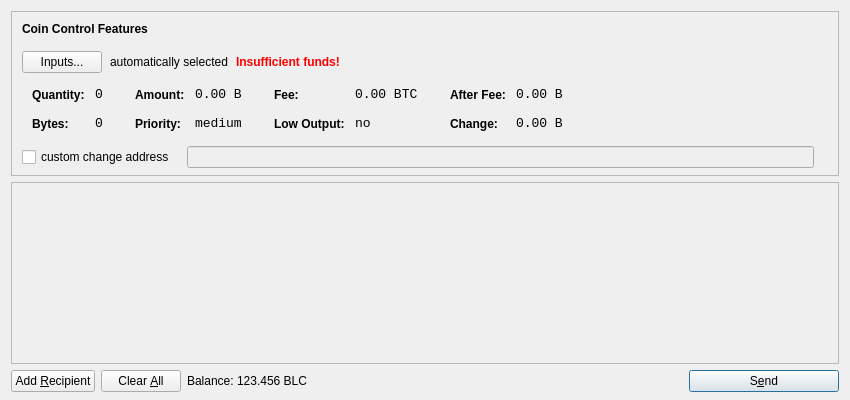
<?xml version="1.0" encoding="UTF-8"?>
<ui version="4.0">
 <class>SendCoinsDialog</class>
 <widget class="QDialog" name="SendCoinsDialog">
  <property name="geometry">
   <rect>
    <x>0</x>
    <y>0</y>
    <width>850</width>
    <height>400</height>
   </rect>
  </property>
  <property name="windowTitle">
   <string>Send Coins</string>
  </property>
  <layout class="QVBoxLayout" name="verticalLayout" stretch="0,1,0">
   <property name="bottomMargin">
    <number>8</number>
   </property>
   <item>
    <widget class="QFrame" name="frameCoinControl">
     <property name="sizePolicy">
      <sizepolicy hsizetype="Expanding" vsizetype="Expanding">
       <horstretch>0</horstretch>
       <verstretch>0</verstretch>
      </sizepolicy>
     </property>
     <property name="maximumSize">
      <size>
       <width>16777215</width>
       <height>16777215</height>
      </size>
     </property>
     <property name="frameShape">
      <enum>QFrame::StyledPanel</enum>
     </property>
     <property name="frameShadow">
      <enum>QFrame::Sunken</enum>
     </property>
     <layout class="QVBoxLayout" name="verticalLayoutCoinControl2">
      <property name="spacing">
       <number>-1</number>
      </property>
      <property name="leftMargin">
       <number>0</number>
      </property>
      <property name="topMargin">
       <number>0</number>
      </property>
      <property name="rightMargin">
       <number>0</number>
      </property>
      <property name="bottomMargin">
       <number>6</number>
      </property>
      <item>
       <layout class="QVBoxLayout" name="verticalLayoutCoinControl" stretch="0,0,0,0,1">
        <property name="spacing">
         <number>0</number>
        </property>
        <property name="leftMargin">
         <number>10</number>
        </property>
        <property name="topMargin">
         <number>10</number>
        </property>
        <item>
         <layout class="QHBoxLayout" name="horizontalLayoutCoinControl1">
          <property name="bottomMargin">
           <number>15</number>
          </property>
          <item>
           <widget class="QLabel" name="labelCoinControlFeatures">
            <property name="sizePolicy">
             <sizepolicy hsizetype="Preferred" vsizetype="Maximum">
              <horstretch>0</horstretch>
              <verstretch>0</verstretch>
             </sizepolicy>
            </property>
            <property name="font">
             <font>
              <weight>75</weight>
              <bold>true</bold>
             </font>
            </property>
            <property name="styleSheet">
             <string notr="true">font-weight:bold;</string>
            </property>
            <property name="text">
             <string>Coin Control Features</string>
            </property>
           </widget>
          </item>
         </layout>
        </item>
        <item>
         <layout class="QHBoxLayout" name="horizontalLayoutCoinControl2" stretch="0,0,0,0">
          <property name="spacing">
           <number>8</number>
          </property>
          <property name="bottomMargin">
           <number>10</number>
          </property>
          <item>
           <widget class="QPushButton" name="pushButtonCoinControl">
            <property name="styleSheet">
             <string notr="true"/>
            </property>
            <property name="text">
             <string>Inputs...</string>
            </property>
           </widget>
          </item>
          <item>
           <widget class="QLabel" name="labelCoinControlAutomaticallySelected">
            <property name="text">
             <string>automatically selected</string>
            </property>
            <property name="margin">
             <number>5</number>
            </property>
           </widget>
          </item>
          <item>
           <widget class="QLabel" name="labelCoinControlInsuffFunds">
            <property name="font">
             <font>
              <weight>75</weight>
              <bold>true</bold>
             </font>
            </property>
            <property name="styleSheet">
             <string notr="true">color:red;font-weight:bold;</string>
            </property>
            <property name="text">
             <string>Insufficient funds!</string>
            </property>
            <property name="margin">
             <number>5</number>
            </property>
           </widget>
          </item>
          <item>
           <spacer name="horizontalSpacerCoinControl">
            <property name="orientation">
             <enum>Qt::Horizontal</enum>
            </property>
            <property name="sizeHint" stdset="0">
             <size>
              <width>40</width>
              <height>1</height>
             </size>
            </property>
           </spacer>
          </item>
         </layout>
        </item>
        <item>
         <widget class="QWidget" name="widgetCoinControl" native="true">
          <property name="sizePolicy">
           <sizepolicy hsizetype="Preferred" vsizetype="Preferred">
            <horstretch>0</horstretch>
            <verstretch>0</verstretch>
           </sizepolicy>
          </property>
          <property name="minimumSize">
           <size>
            <width>0</width>
            <height>0</height>
           </size>
          </property>
          <property name="styleSheet">
           <string notr="true"/>
          </property>
          <layout class="QHBoxLayout" name="horizontalLayoutCoinControl5">
           <property name="margin">
            <number>0</number>
           </property>
           <item>
            <layout class="QHBoxLayout" name="horizontalLayoutCoinControl3" stretch="0,0,0,1">
             <property name="spacing">
              <number>20</number>
             </property>
             <property name="topMargin">
              <number>0</number>
             </property>
             <property name="bottomMargin">
              <number>10</number>
             </property>
             <item>
              <layout class="QFormLayout" name="formLayoutCoinControl1">
               <property name="horizontalSpacing">
                <number>10</number>
               </property>
               <property name="verticalSpacing">
                <number>14</number>
               </property>
               <property name="leftMargin">
                <number>10</number>
               </property>
               <property name="topMargin">
                <number>4</number>
               </property>
               <property name="rightMargin">
                <number>6</number>
               </property>
               <item row="0" column="0">
                <widget class="QLabel" name="labelCoinControlQuantityText">
                 <property name="styleSheet">
                  <string notr="true">font-weight:bold;</string>
                 </property>
                 <property name="text">
                  <string>Quantity:</string>
                 </property>
                 <property name="margin">
                  <number>0</number>
                 </property>
                </widget>
               </item>
               <item row="0" column="1">
                <widget class="QLabel" name="labelCoinControlQuantity">
                 <property name="font">
                  <font>
                   <family>Monospace</family>
                   <pointsize>10</pointsize>
                  </font>
                 </property>
                 <property name="cursor">
                  <cursorShape>IBeamCursor</cursorShape>
                 </property>
                 <property name="contextMenuPolicy">
                  <enum>Qt::ActionsContextMenu</enum>
                 </property>
                 <property name="text">
                  <string notr="true">0</string>
                 </property>
                 <property name="margin">
                  <number>0</number>
                 </property>
                 <property name="textInteractionFlags">
                  <set>Qt::LinksAccessibleByMouse|Qt::TextSelectableByKeyboard|Qt::TextSelectableByMouse</set>
                 </property>
                </widget>
               </item>
               <item row="1" column="0">
                <widget class="QLabel" name="labelCoinControlBytesText">
                 <property name="styleSheet">
                  <string notr="true">font-weight:bold;</string>
                 </property>
                 <property name="text">
                  <string>Bytes:</string>
                 </property>
                </widget>
               </item>
               <item row="1" column="1">
                <widget class="QLabel" name="labelCoinControlBytes">
                 <property name="font">
                  <font>
                   <family>Monospace</family>
                   <pointsize>10</pointsize>
                  </font>
                 </property>
                 <property name="cursor">
                  <cursorShape>IBeamCursor</cursorShape>
                 </property>
                 <property name="contextMenuPolicy">
                  <enum>Qt::ActionsContextMenu</enum>
                 </property>
                 <property name="text">
                  <string notr="true">0</string>
                 </property>
                 <property name="textInteractionFlags">
                  <set>Qt::LinksAccessibleByMouse|Qt::TextSelectableByKeyboard|Qt::TextSelectableByMouse</set>
                 </property>
                </widget>
               </item>
              </layout>
             </item>
             <item>
              <layout class="QFormLayout" name="formLayoutCoinControl2">
               <property name="horizontalSpacing">
                <number>10</number>
               </property>
               <property name="verticalSpacing">
                <number>14</number>
               </property>
               <property name="leftMargin">
                <number>6</number>
               </property>
               <property name="topMargin">
                <number>4</number>
               </property>
               <property name="rightMargin">
                <number>6</number>
               </property>
               <item row="0" column="0">
                <widget class="QLabel" name="labelCoinControlAmountText">
                 <property name="styleSheet">
                  <string notr="true">font-weight:bold;</string>
                 </property>
                 <property name="text">
                  <string>Amount:</string>
                 </property>
                 <property name="margin">
                  <number>0</number>
                 </property>
                </widget>
               </item>
               <item row="0" column="1">
                <widget class="QLabel" name="labelCoinControlAmount">
                 <property name="font">
                  <font>
                   <family>Monospace</family>
                   <pointsize>10</pointsize>
                  </font>
                 </property>
                 <property name="cursor">
                  <cursorShape>IBeamCursor</cursorShape>
                 </property>
                 <property name="contextMenuPolicy">
                  <enum>Qt::ActionsContextMenu</enum>
                 </property>
                 <property name="text">
                  <string notr="true">0.00 B</string>
                 </property>
                 <property name="textInteractionFlags">
                  <set>Qt::LinksAccessibleByMouse|Qt::TextSelectableByKeyboard|Qt::TextSelectableByMouse</set>
                 </property>
                </widget>
               </item>
               <item row="1" column="0">
                <widget class="QLabel" name="labelCoinControlPriorityText">
                 <property name="styleSheet">
                  <string notr="true">font-weight:bold;</string>
                 </property>
                 <property name="text">
                  <string>Priority:</string>
                 </property>
                </widget>
               </item>
               <item row="1" column="1">
                <widget class="QLabel" name="labelCoinControlPriority">
                 <property name="font">
                  <font>
                   <family>Monospace</family>
                   <pointsize>10</pointsize>
                  </font>
                 </property>
                 <property name="cursor">
                  <cursorShape>IBeamCursor</cursorShape>
                 </property>
                 <property name="contextMenuPolicy">
                  <enum>Qt::ActionsContextMenu</enum>
                 </property>
                 <property name="text">
                  <string>medium</string>
                 </property>
                 <property name="textInteractionFlags">
                  <set>Qt::LinksAccessibleByMouse|Qt::TextSelectableByKeyboard|Qt::TextSelectableByMouse</set>
                 </property>
                </widget>
               </item>
              </layout>
             </item>
             <item>
              <layout class="QFormLayout" name="formLayoutCoinControl3">
               <property name="horizontalSpacing">
                <number>10</number>
               </property>
               <property name="verticalSpacing">
                <number>14</number>
               </property>
               <property name="leftMargin">
                <number>6</number>
               </property>
               <property name="topMargin">
                <number>4</number>
               </property>
               <property name="rightMargin">
                <number>6</number>
               </property>
               <item row="0" column="0">
                <widget class="QLabel" name="labelCoinControlFeeText">
                 <property name="styleSheet">
                  <string notr="true">font-weight:bold;</string>
                 </property>
                 <property name="text">
                  <string>Fee:</string>
                 </property>
                 <property name="margin">
                  <number>0</number>
                 </property>
                </widget>
               </item>
               <item row="0" column="1">
                <widget class="QLabel" name="labelCoinControlFee">
                 <property name="font">
                  <font>
                   <family>Monospace</family>
                   <pointsize>10</pointsize>
                  </font>
                 </property>
                 <property name="cursor">
                  <cursorShape>IBeamCursor</cursorShape>
                 </property>
                 <property name="contextMenuPolicy">
                  <enum>Qt::ActionsContextMenu</enum>
                 </property>
                 <property name="text">
                  <string notr="true">0.00 BTC</string>
                 </property>
                 <property name="textInteractionFlags">
                  <set>Qt::LinksAccessibleByMouse|Qt::TextSelectableByKeyboard|Qt::TextSelectableByMouse</set>
                 </property>
                </widget>
               </item>
               <item row="1" column="0">
                <widget class="QLabel" name="labelCoinControlLowOutputText">
                 <property name="styleSheet">
                  <string notr="true">font-weight:bold;</string>
                 </property>
                 <property name="text">
                  <string>Low Output:</string>
                 </property>
                </widget>
               </item>
               <item row="1" column="1">
                <widget class="QLabel" name="labelCoinControlLowOutput">
                 <property name="font">
                  <font>
                   <family>Monospace</family>
                   <pointsize>10</pointsize>
                  </font>
                 </property>
                 <property name="cursor">
                  <cursorShape>IBeamCursor</cursorShape>
                 </property>
                 <property name="contextMenuPolicy">
                  <enum>Qt::ActionsContextMenu</enum>
                 </property>
                 <property name="text">
                  <string>no</string>
                 </property>
                 <property name="textInteractionFlags">
                  <set>Qt::LinksAccessibleByMouse|Qt::TextSelectableByKeyboard|Qt::TextSelectableByMouse</set>
                 </property>
                </widget>
               </item>
              </layout>
             </item>
             <item>
              <layout class="QFormLayout" name="formLayoutCoinControl4">
               <property name="horizontalSpacing">
                <number>10</number>
               </property>
               <property name="verticalSpacing">
                <number>14</number>
               </property>
               <property name="leftMargin">
                <number>6</number>
               </property>
               <property name="topMargin">
                <number>4</number>
               </property>
               <property name="rightMargin">
                <number>6</number>
               </property>
               <item row="0" column="0">
                <widget class="QLabel" name="labelCoinControlAfterFeeText">
                 <property name="styleSheet">
                  <string notr="true">font-weight:bold;</string>
                 </property>
                 <property name="text">
                  <string>After Fee:</string>
                 </property>
                 <property name="margin">
                  <number>0</number>
                 </property>
                </widget>
               </item>
               <item row="0" column="1">
                <widget class="QLabel" name="labelCoinControlAfterFee">
                 <property name="font">
                  <font>
                   <family>Monospace</family>
                   <pointsize>10</pointsize>
                  </font>
                 </property>
                 <property name="cursor">
                  <cursorShape>IBeamCursor</cursorShape>
                 </property>
                 <property name="contextMenuPolicy">
                  <enum>Qt::ActionsContextMenu</enum>
                 </property>
                 <property name="text">
                  <string notr="true">0.00 B</string>
                 </property>
                 <property name="textInteractionFlags">
                  <set>Qt::LinksAccessibleByMouse|Qt::TextSelectableByKeyboard|Qt::TextSelectableByMouse</set>
                 </property>
                </widget>
               </item>
               <item row="1" column="0">
                <widget class="QLabel" name="labelCoinControlChangeText">
                 <property name="styleSheet">
                  <string notr="true">font-weight:bold;</string>
                 </property>
                 <property name="text">
                  <string>Change:</string>
                 </property>
                </widget>
               </item>
               <item row="1" column="1">
                <widget class="QLabel" name="labelCoinControlChange">
                 <property name="font">
                  <font>
                   <family>Monospace</family>
                   <pointsize>10</pointsize>
                  </font>
                 </property>
                 <property name="cursor">
                  <cursorShape>IBeamCursor</cursorShape>
                 </property>
                 <property name="contextMenuPolicy">
                  <enum>Qt::ActionsContextMenu</enum>
                 </property>
                 <property name="text">
                  <string notr="true">0.00 B</string>
                 </property>
                 <property name="textInteractionFlags">
                  <set>Qt::LinksAccessibleByMouse|Qt::TextSelectableByKeyboard|Qt::TextSelectableByMouse</set>
                 </property>
                </widget>
               </item>
              </layout>
             </item>
            </layout>
           </item>
          </layout>
         </widget>
        </item>
        <item>
         <layout class="QHBoxLayout" name="horizontalLayoutCoinControl4" stretch="0,0,0">
          <property name="spacing">
           <number>12</number>
          </property>
          <property name="sizeConstraint">
           <enum>QLayout::SetDefaultConstraint</enum>
          </property>
          <property name="topMargin">
           <number>5</number>
          </property>
          <property name="rightMargin">
           <number>5</number>
          </property>
          <item>
           <widget class="QCheckBox" name="checkBoxCoinControlChange">
            <property name="text">
             <string>custom change address</string>
            </property>
           </widget>
          </item>
          <item>
           <widget class="QLineEdit" name="lineEditCoinControlChange">
            <property name="enabled">
             <bool>false</bool>
            </property>
            <property name="sizePolicy">
             <sizepolicy hsizetype="Expanding" vsizetype="Fixed">
              <horstretch>0</horstretch>
              <verstretch>0</verstretch>
             </sizepolicy>
            </property>
           </widget>
          </item>
          <item>
           <widget class="QLabel" name="labelCoinControlChangeLabel">
            <property name="sizePolicy">
             <sizepolicy hsizetype="Preferred" vsizetype="Expanding">
              <horstretch>0</horstretch>
              <verstretch>0</verstretch>
             </sizepolicy>
            </property>
            <property name="minimumSize">
             <size>
              <width>0</width>
              <height>0</height>
             </size>
            </property>
            <property name="text">
             <string/>
            </property>
            <property name="margin">
             <number>3</number>
            </property>
           </widget>
          </item>
         </layout>
        </item>
        <item>
         <spacer name="verticalSpacerCoinControl">
          <property name="orientation">
           <enum>Qt::Vertical</enum>
          </property>
          <property name="sizeHint" stdset="0">
           <size>
            <width>800</width>
            <height>1</height>
           </size>
          </property>
         </spacer>
        </item>
       </layout>
      </item>
     </layout>
    </widget>
   </item>
   <item>
    <widget class="QScrollArea" name="scrollArea">
     <property name="widgetResizable">
      <bool>true</bool>
     </property>
     <widget class="QWidget" name="scrollAreaWidgetContents">
      <property name="geometry">
       <rect>
        <x>0</x>
        <y>0</y>
        <width>830</width>
        <height>165</height>
       </rect>
      </property>
      <layout class="QVBoxLayout" name="verticalLayout_2">
       <property name="margin">
        <number>0</number>
       </property>
       <item>
        <layout class="QVBoxLayout" name="entries">
         <property name="spacing">
          <number>6</number>
         </property>
        </layout>
       </item>
       <item>
        <spacer name="verticalSpacer">
         <property name="orientation">
          <enum>Qt::Vertical</enum>
         </property>
         <property name="sizeHint" stdset="0">
          <size>
           <width>20</width>
           <height>40</height>
          </size>
         </property>
        </spacer>
       </item>
      </layout>
     </widget>
    </widget>
   </item>
   <item>
    <layout class="QHBoxLayout" name="horizontalLayout">
     <item>
      <widget class="QPushButton" name="addButton">
       <property name="toolTip">
        <string>Send to multiple recipients at once</string>
       </property>
       <property name="text">
        <string>Add &amp;Recipient</string>
       </property>
       <property name="icon">
        <iconset resource="../bitcoin.qrc">
         <normaloff>:/icons/add</normaloff>:/icons/add</iconset>
       </property>
       <property name="autoDefault">
        <bool>false</bool>
       </property>
      </widget>
     </item>
     <item>
      <widget class="QPushButton" name="clearButton">
       <property name="sizePolicy">
        <sizepolicy hsizetype="Minimum" vsizetype="Fixed">
         <horstretch>0</horstretch>
         <verstretch>0</verstretch>
        </sizepolicy>
       </property>
       <property name="toolTip">
        <string>Remove all transaction fields</string>
       </property>
       <property name="text">
        <string>Clear &amp;All</string>
       </property>
       <property name="icon">
        <iconset resource="../bitcoin.qrc">
         <normaloff>:/icons/remove</normaloff>:/icons/remove</iconset>
       </property>
       <property name="autoRepeatDelay">
        <number>300</number>
       </property>
       <property name="autoDefault">
        <bool>false</bool>
       </property>
      </widget>
     </item>
     <item>
      <layout class="QHBoxLayout" name="horizontalLayout_2">
       <property name="spacing">
        <number>3</number>
       </property>
       <item>
        <widget class="QLabel" name="label">
         <property name="text">
          <string>Balance:</string>
         </property>
        </widget>
       </item>
       <item>
        <widget class="QLabel" name="labelBalance">
         <property name="cursor">
          <cursorShape>IBeamCursor</cursorShape>
         </property>
         <property name="text">
          <string>123.456 BLC</string>
         </property>
         <property name="textInteractionFlags">
          <set>Qt::LinksAccessibleByMouse|Qt::TextSelectableByKeyboard|Qt::TextSelectableByMouse</set>
         </property>
        </widget>
       </item>
      </layout>
     </item>
     <item>
      <spacer name="horizontalSpacer">
       <property name="orientation">
        <enum>Qt::Horizontal</enum>
       </property>
       <property name="sizeHint" stdset="0">
        <size>
         <width>40</width>
         <height>20</height>
        </size>
       </property>
      </spacer>
     </item>
     <item>
      <widget class="QPushButton" name="sendButton">
       <property name="minimumSize">
        <size>
         <width>150</width>
         <height>0</height>
        </size>
       </property>
       <property name="toolTip">
        <string>Confirm the send action</string>
       </property>
       <property name="text">
        <string>S&amp;end</string>
       </property>
       <property name="icon">
        <iconset resource="../bitcoin.qrc">
         <normaloff>:/icons/send</normaloff>:/icons/send</iconset>
       </property>
       <property name="default">
        <bool>true</bool>
       </property>
      </widget>
     </item>
    </layout>
   </item>
  </layout>
 </widget>
 <resources>
  <include location="../bitcoin.qrc"/>
 </resources>
 <connections/>
</ui>
